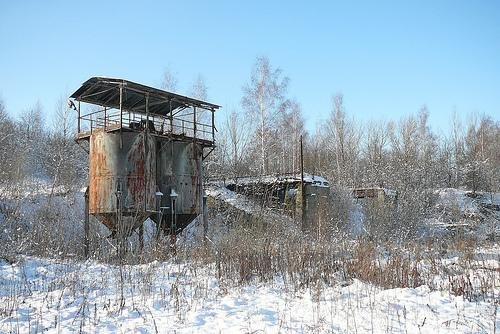
#> input picture Image2Weather/snowtrain/2080804281.jpg, 500 x 334 px; its folder holds 4 pictures in this run
$ python run.py
#> lines starting #> are read from the running program, lines starting #| are printed output that depends on the picture
#Image test
import os, sys
from PIL import Image
count = 1
weather = ["Sunny", "Rain", "Cloudy", "Snow", "Fog"]

#Change directory of pictures to crop
directory = "snowtrain"
path = "Image2Weather/" + directory

for infile in os.listdir(path):
    if infile.endswith('.jpg'):
        print(infile)
        i = Image.open(os.path.join(path, infile))
#> i is the input picture: PIL image 500x334 RGB; mean R, G, B 150.9, 169.4, 181.3
        print(i.format, i.size)
#| JPEG (500, 334)
        if i.height < 300:
            box = box = (0, 0, i.width, i.height)
        else:
            box = (0, 0, i.width, 300)
#> box = (0, 0, 500, 300)
        region = i.crop(box)
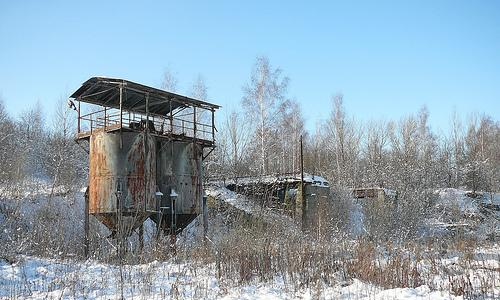
#> region: PIL image 500x300 RGB; mean R, G, B 143.6, 163.8, 176.7
        fn, fext = os.path.splitext(infile)

        #Change weather
        region.save('{}/Cropped/{}_{}{}'.format(path, count, weather[3], fext))

        count += 1
#> pass 2 of the loop `for infile in os.listdir(path):`:
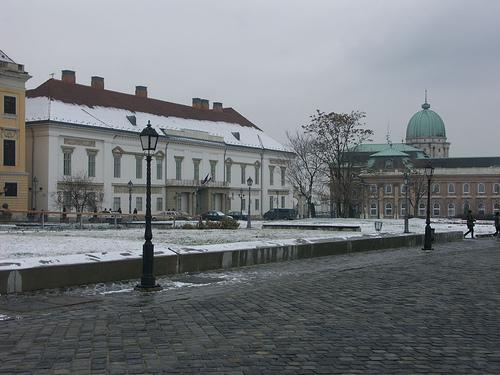
#> input picture Image2Weather/snowtrain/2115790390.jpg, 500 x 375 px
#> i is the input picture: PIL image 500x375 RGB; mean R, G, B 116, 119.9, 123.7
#| JPEG (500, 375)
#> `region = i.crop(box)`:
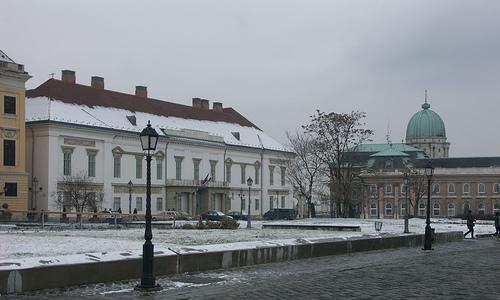
#> region: PIL image 500x300 RGB; mean R, G, B 129.2, 133, 137.3
#> pass 3 of the loop `for infile in os.listdir(path):`:
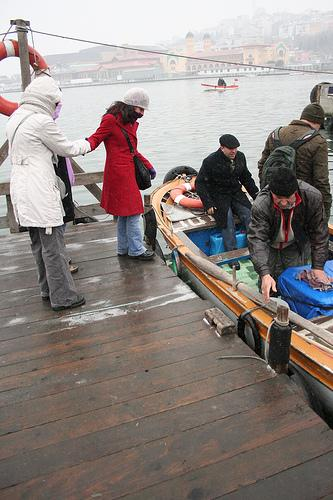
#> input picture Image2Weather/snowtrain/2170300436.jpg, 333 x 500 px
#> i is the input picture: PIL image 333x500 RGB; mean R, G, B 143.1, 133.8, 130.3
#| JPEG (333, 500)
#> `region = i.crop(box)`:
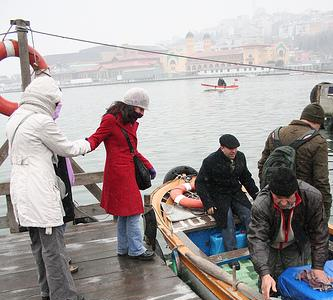
#> region: PIL image 333x300 RGB; mean R, G, B 163.4, 156.2, 156.2
#> the loop made 4 passes; the first 3 are shown
if count > 1:
    print("Cropped "+ str(count - 1) + " images to the " + path + " directory.")
else:
    print("No images were cropped.")
